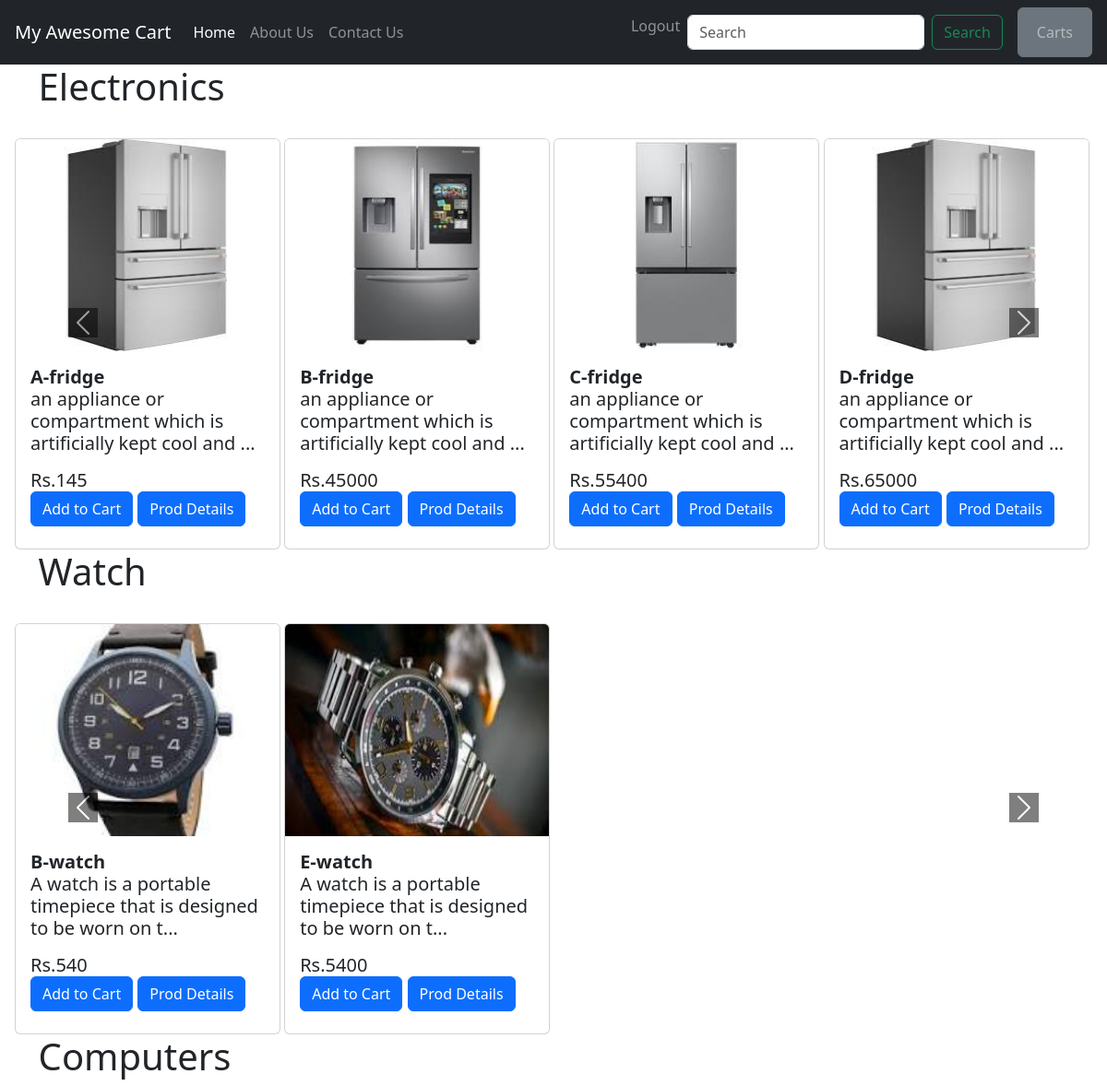
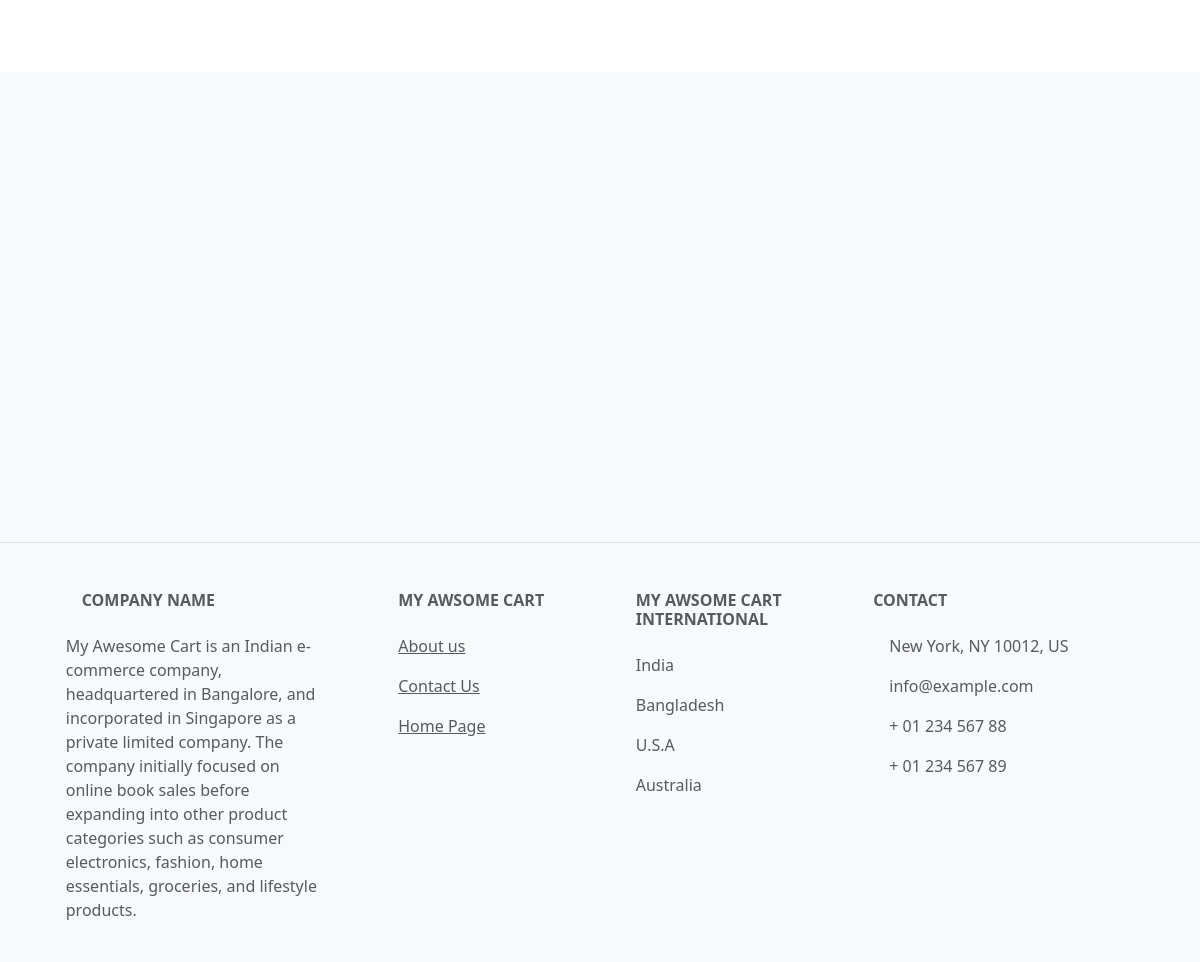
The app's page / (signed in) with its own data (2 pictures, top to bottom).
### shop_sec/models.py (models this page shows, shortened)
class Product(models.Model):
    category =models.CharField(max_length=20,default="Not Known")
    sub_category=models.CharField(max_length=20, blank=True)
    prod_name=models.CharField(max_length=20,default="default ")
    Description=models.CharField(max_length=1000,default="default ")
    price=models.IntegerField(default=0)
    img=models.ImageField(upload_to='media',default='Not available')
    discount=models.IntegerField(default=0)

### shop_sec/views.py (the view)
# urls.py: path('',views.index,name='index'),
def index(request):
    cat=Product.objects.values('category')
    item=[]
    dogs={items['category'] for items in cat}
    for send_items in dogs:
        prod =Product.objects.filter(category=send_items)
        n=len(prod)
        nSlides = n//4 + ceil((n/4)-(n//4))
        item.append([prod,range(1,nSlides),n])
    params = {'product': item}
    return render(request, 'shop/index.html', params)

### shop_sec/templates/shop/index.html (shortened to what this page needs)
{% extends 'shop/base.html' %}
{% block body %}
{% load static %}
<link href="https://cdn.jsdelivr.net/npm/bootstrap@5.3.3/dist/css/bootstrap.min.css" rel="stylesheet">
<body>
  {% for card,range,n in product %}
  <h1> &nbsp; &nbsp; {{card.0.category}} </h1>
  <br>
  <div id="carouselExampleAutoplaying{{forloop.counter}}" class="carousel slide" >
    <div class="carousel-item active mx-3" >
        {% for cards in card %}
        <div class="card align-items-center" style="width: 18rem;">
          <img src="/cmedia/{{cards.img}}" class="card-img-top " alt="...">
          <div class="card-body">
            <h5 class="card-title"><b>{{cards.prod_name|capfirst}}</b><a>
            <p class="card-text">{{cards.Description|slice:"0:64"}}...  </p>
            Rs.{{cards.price}}<br>
            {% if user.is_authenticated %}
            <a href="{% url 'cartty' cards.id %}"><button class="btn btn-primary">Add to Cart</button></a>
            {% endif %}
              <a href="{% url 'productview' cards.id %}"><button id="{{cards.id}}" class="btn btn-primary cartty" >Prod Details</button></a>
          </div>
        </div>
        {% if forloop.counter|divisibleby:4 and  not forloop.last %}
        </div> <div class="carousel-item mx-3" >
        {% endif %}
        {% endfor %}
      </div>
      <br>
      <button class="carousel-control-prev" type="button" data-bs-target="#carouselExampleAutoplaying{{forloop.counter}}" data-bs-slide="prev">
        <span class="carousel-control-prev-icon" aria-hidden="true"></span>
      </button>
      <button class="carousel-control-next" type="button" data-bs-target="#carouselExampleAutoplaying{{forloop.counter}}" data-bs-slide="next">
        <span class="carousel-control-next-icon" aria-hidden="true"></span>
      </button>
    </div>
  {% endfor %}
</body>
{% endblock %}

### shop_sec/templates/shop/index.html (style rules this page uses)
.card { display: inline-block; max-width: auto; }
.card-img-top { height: 230px; }
.carousel-control-prev { padding-top: 200px; }
.carousel-control-next { padding-top: 200px; }
.carousel-control-prev-icon { background-color: black; }
.carousel-control-next-icon { background-color: black; }

### records on screen
Product: category "Electronics", img (picture), prod_name "A-fridge", Description "an appliance or compartment which is artificially kept cool and", price "145", shows "Add to Cart"
Product: img (picture), prod_name "B-fridge", Description "an appliance or compartment which is artificially kept cool and", price "45000", shows "Add to Cart"
Product: img (picture), prod_name "C-fridge", Description "an appliance or compartment which is artificially kept cool and", price "55400", shows "Add to Cart"
Product: img (picture), prod_name "D-fridge", Description "an appliance or compartment which is artificially kept cool and", price "65000", shows "Add to Cart"
Product: category "Watch", img (picture), prod_name "B-watch", Description "A watch is a portable timepiece that is designed to be worn on t", price "540", shows "Add to Cart"
Product: img (picture), prod_name "E-watch", Description "A watch is a portable timepiece that is designed to be worn on t", price "5400", shows "Add to Cart"
Product: category "Computers", img (picture)
